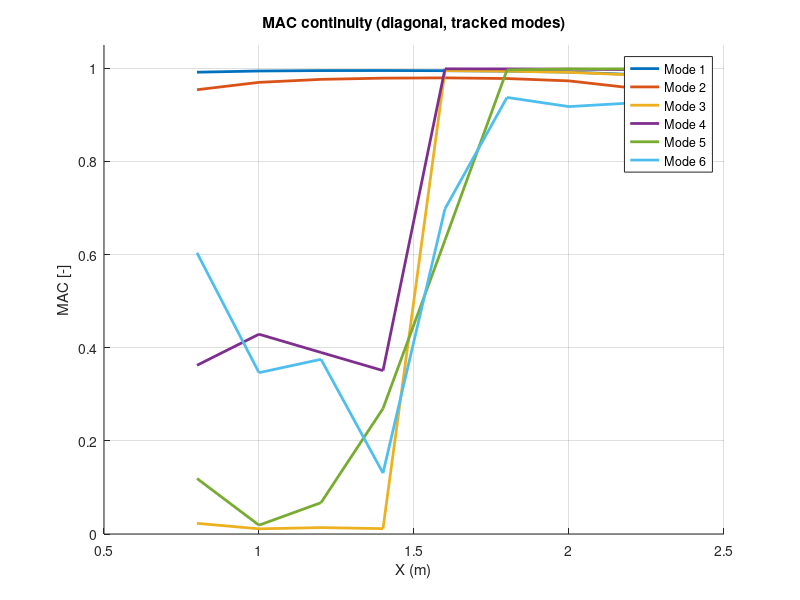
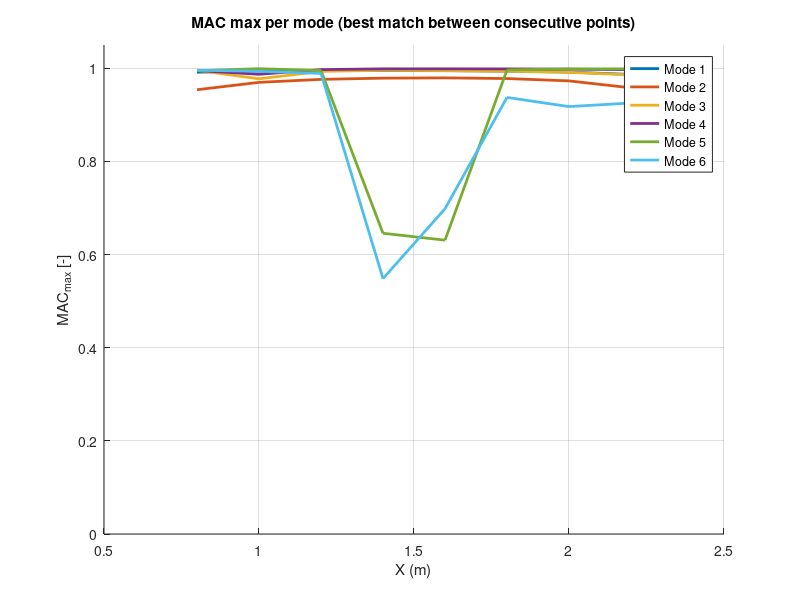
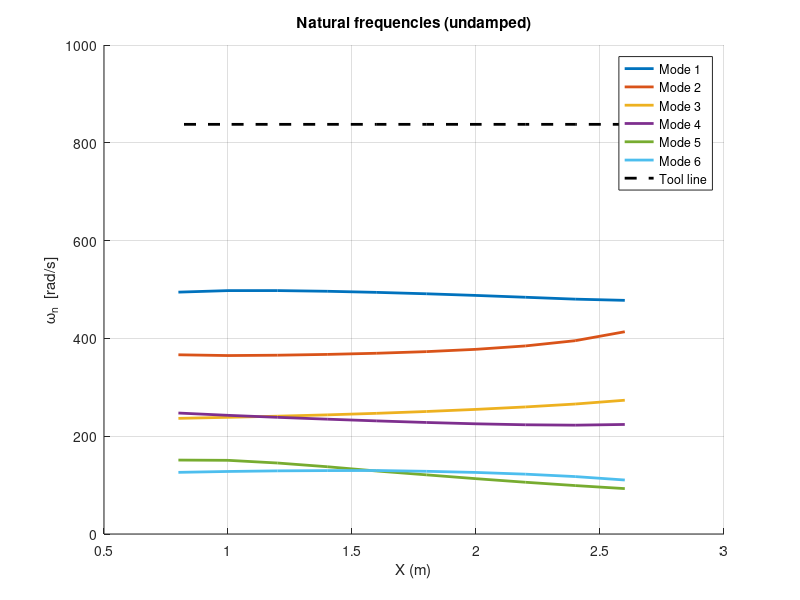
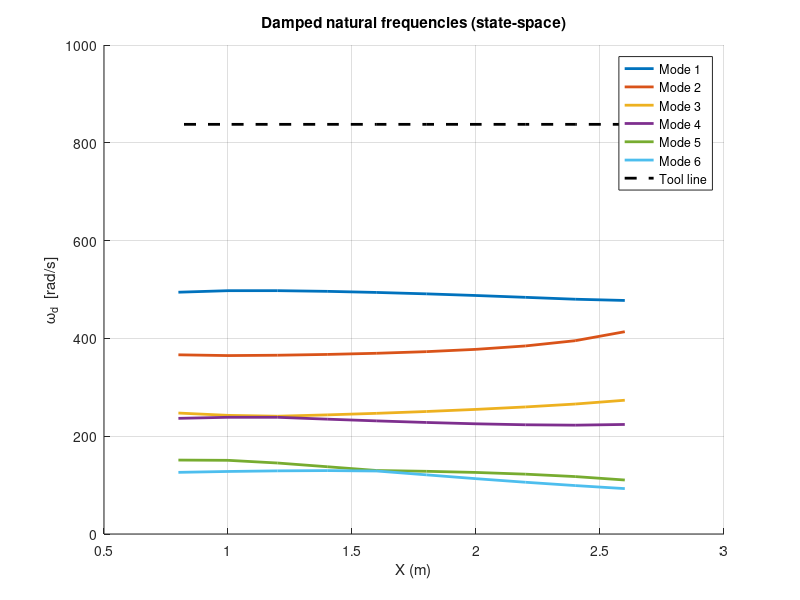

Write the MATLAB code that produced these figures, in order. (Note: this script raises an error after producing the figures.)
function RobotStifnessModel()

clear; clc;

%% =============================================================================
%% Trajectory (q1..q6)
%% =============================================================================
Angcord1 = [ ...
   -3.97   -9.32    36.81   -91.37   -92.63   332.47;
   -4.30  -21.87    62.29   -92.14   -92.51   319.54;
   -4.69  -30.27    79.89   -92.81   -92.39   310.33;
   -5.16  -36.97    94.43   -93.51   -92.23   302.47;
   -5.73  -42.59   107.24   -94.27   -92.02   295.27;
   -6.44  -47.36   118.92   -95.16   -91.72   288.36;
   -7.36  -51.30   129.77   -96.23   -91.27   281.45;
   -8.57  -54.23   139.98   -97.55   -90.56   274.22;
  -10.26  -55.70   149.59   -99.24   -89.37   266.16;
  -12.77  -54.53   158.52  -101.43   -87.17   256.30 ];

xpos = [ 2.6 2.4 2.2 2.0 1.8 1.6 1.4 1.2 1.0 0.8 ].';   % [m]

Angcord = deg2rad(Angcord1);
n = 6;

%% =============================================================================
%% ------------------ Parameters -----------------------------------------------
%% =============================================================================

RPM = 2000;                % [rev/min]
z_teeth = 4;               % [-] number of teeth
Toolw = RPM*(2*pi/60)*z_teeth;    % [rad/s] tooth passing frequency

a     = [0.33 1.15 0.115 0 0 0];             % [m]
d     = [0.645 0 0 1.22 0 0.24];             % [m]
alpha = [pi/2 0 -pi/2 pi/2 -pi/2 0];         % [rad]

lc    = [0.35 0.60 0.55 0.15 0.12 0.20];     % [m]
lc_y  = [0.00 0.00 0.00 0.00 0.00 0.00];     % [m]
lc_z  = [0.00 0.00 0.00 0.00 0.00 0.00];     % [m]

m     = [315 315 165 20 35 46];              % [kg]

Ixx = [ 12.0  18.0  10.5  0.40  0.80  1.10 ];  % [kg*m^2]
Iyy = [  9.0  14.0   8.0  0.30  0.60  0.90 ];  % [kg*m^2]
Izz = [  6.0   9.5   5.5  0.20  0.40  0.70 ];  % [kg*m^2]

Ixy = [ 0 0 0 0 0 0 ];  % [kg*m^2]
Ixz = [ 0 0 0 0 0 0 ];  % [kg*m^2]
Iyz = [ 0 0 0 0 0 0 ];  % [kg*m^2]

Ks = diag([20e6 20e6 20e6 50e4 50e4 20e4]);    % [N*m/rad]
Cs = diag([2e1  2e1  2e1  5e1  5e1  2e1 ]);     % [N*m*s/rad]
g  = 9.81;                                       % [m/s^2]

%% =========================================================================
%% Modal analysis
%% =========================================================================
N = size(Angcord,1);

wn   = zeros(N,n);   % [rad/s]
wd   = zeros(N,n);   % [rad/s]
zeta = zeros(N,n);   % [-]

Phi_all = cell(N,1);     % store tracked mode shapes
S_all   = cell(N-1,1);   % store MAC matrices between consecutive points
phi_prev = [];

% --- Numerical derivative step (for Kg) ---
epsK = 1e-5;

% --- Sanity check storage (for research plots / QA logs) ---
symErrD  = zeros(N,1);
minEigD  = zeros(N,1);
condD    = zeros(N,1);
Pgrav    = zeros(N,1);
Kg_sens  = zeros(N,1);  % simple sensitivity metric

for p = 1:N

    q0 = Angcord(p,:).';

    % --- Inertia matrix (numeric, exact) ---
    D = inertia_numeric(q0,a,d,alpha,lc,lc_y,lc_z,m,Ixx,Iyy,Izz,Ixy,Ixz,Iyz);

    % --- Gravity stiffness Kg (numeric linearization) ---
    Kg = zeros(n);
    for i=1:n  % Numeric derivative (central difference)
        dq = zeros(n,1);     % A column vector with zeros.
        dq(i)=epsK;          % we apply the perturbation just to the joint i
        Gp = gravity_numeric(q0+dq,a,d,alpha,lc,lc_y,lc_z,m,g);
        Gm = gravity_numeric(q0-dq,a,d,alpha,lc,lc_y,lc_z,m,g);
        Kg(:,i) = (Gp-Gm)/(2*epsK);
    end

    Kt = Ks + Kg;

    % --- Undamped modal problem (eig + mode tracking with MAC) ---
    [phi, W2] = eig(Kt, D);
    wn_tmp = sqrt(real(diag(W2)));   % n×1

    % Normalize modes (for MAC comparison)
    for k = 1:n
        phi(:,k) = phi(:,k) / norm(phi(:,k));
    end

    if p == 1
        perm = 1:n;
    else
        % MAC matrix (0..1) because columns are normalized:
        % MAC = |phi_prev' * phi|^2
        S = abs(phi_prev.' * phi).^2;
        perm = best_perm(S);
        S_all{p-1} = S;
    end

    % Reorder according to tracking permutation
    phi    = phi(:,perm);
    wn_tmp = wn_tmp(perm);

    % Store
    wn(p,:) = wn_tmp.';
    Phi_all{p} = phi;
    phi_prev = phi;

    % ============================
    % Damped state-space model
    % ============================
    Z = zeros(n);
    I = eye(n);

    A = [ Z         I ;
         -D\Kt    -D\Cs ];

    lam_all = eig(A);

    % Select one representative per mode:
    lam_c = lam_all(imag(lam_all) > 0);

    if numel(lam_c) >= n
        [~,idxc] = sort(abs(imag(lam_c)), 'descend');
        lam_sel = lam_c(idxc(1:n));
    else
        lam_r = lam_all(abs(imag(lam_all)) < 1e-12);
        [~,idxr] = sort(abs(real(lam_r)), 'ascend');
        lam_r = lam_r(idxr);
        need = min(n-numel(lam_c), numel(lam_r));
        lam_sel = [lam_c; lam_r(1:need)];
        if numel(lam_sel) < n
            lam_sel(end+1:n,1) = 0;
        end
    end

    lam_sel = lam_sel(:).';
    wd(p,:)   = abs(imag(lam_sel));  % [rad/s]
    zeta(p,:) = -real(lam_sel) ./ sqrt(real(lam_sel).^2 + imag(lam_sel).^2); % [-]

    %% =====================================================================
    %% Consistency / sanity checks (stored + optional warnings)
    %% =====================================================================
    symErrD(p) = norm(D - D.', 'fro') / max(1, norm(D,'fro'));
    Ds = (D + D.')/2;                 % symmetric part (for numerical safety)
    ev = eig(Ds);
    minEigD(p) = min(real(ev));
    condD(p) = cond(D);

    % Potential energy (gravity)
    Pgrav(p) = potential_energy_numeric(q0,a,d,alpha,lc,lc_y,lc_z,m,g);

    % Simple Kg sensitivity metric (compare epsK vs 10*epsK)
    Kg2 = zeros(n);
    eps2 = 10*epsK;
    for i=1:n
        dq = zeros(n,1);
        dq(i)=eps2;
        Gp = gravity_numeric(q0+dq,a,d,alpha,lc,lc_y,lc_z,m,g);
        Gm = gravity_numeric(q0-dq,a,d,alpha,lc,lc_y,lc_z,m,g);
        Kg2(:,i) = (Gp-Gm)/(2*eps2);
    end
    Kg_sens(p) = norm(Kg - Kg2,'fro') / max(1, norm(Kg2,'fro'));

    % Optional: warning prints only if something looks bad
    if symErrD(p) > 1e-8
        fprintf('WARN: D not symmetric enough at p=%d (symErr=%g)\n', p, symErrD(p));
    end
    if minEigD(p) <= 0
        fprintf('WARN: D not positive definite at p=%d (minEig=%g)\n', p, minEigD(p));
    end
    if condD(p) > 1e12
        fprintf('WARN: D ill-conditioned at p=%d (cond=%g)\n', p, condD(p));
    end
    if Kg_sens(p) > 0.05
        fprintf('WARN: Kg sensitive to eps at p=%d (sens=%g)\n', p, Kg_sens(p));
    end

end

%% =========================================================================
%% MAC plots
%% =========================================================================
MAC_diag = zeros(N-1,n);
MAC_max  = zeros(N-1,n);

for p = 2:N
    S = S_all{p-1};  % MAC matrix (0..1)
    for k = 1:n
        MAC_diag(p-1,k) = S(k,k);
        MAC_max(p-1,k)  = max(S(k,:));
    end
end

figure; hold on;
colors = lines(n);
for k = 1:n
    plot(xpos(2:end), MAC_diag(:,k), 'LineWidth', 2, 'Color', colors(k,:));
end
xlabel('X (m)');
ylabel('MAC [-]');
title('MAC continuity (diagonal, tracked modes)');
legend('Mode 1','Mode 2','Mode 3','Mode 4','Mode 5','Mode 6');
grid on; ylim([0 1.05]);

figure; hold on;
for k = 1:n
    plot(xpos(2:end), MAC_max(:,k), 'LineWidth', 2, 'Color', colors(k,:));
end
xlabel('X (m)');
ylabel('MAC_{max} [-]');
title('MAC max per mode (best match between consecutive points)');
legend('Mode 1','Mode 2','Mode 3','Mode 4','Mode 5','Mode 6');
grid on; ylim([0 1.05]);

%% =========================================================================
%% Plot wn (undamped)
%% =========================================================================
figure; hold on;
colors = lines(n);
for i=1:n
    plot(xpos, wn(:,i), 'LineWidth', 2, 'Color', colors(i,:));
end
plot(xpos, Toolw*ones(size(xpos)), 'k--', 'LineWidth', 2);
xlabel('X (m)');
ylabel('\omega_n  [rad/s]');
title('Natural frequencies (undamped)');
legend('Mode 1','Mode 2','Mode 3','Mode 4','Mode 5','Mode 6','Tool line');
grid on;

%% =========================================================================
%% Plot wd (damped)
%% =========================================================================
figure; hold on;
for i=1:n
    plot(xpos, wd(:,i), 'LineWidth', 2, 'Color', colors(i,:));
end
plot(xpos, Toolw*ones(size(xpos)), 'k--', 'LineWidth', 2);
xlabel('X (m)');
ylabel('\omega_d  [rad/s]');
title('Damped natural frequencies (state-space)');
legend('Mode 1','Mode 2','Mode 3','Mode 4','Mode 5','Mode 6','Tool line');
grid on;

%% =========================================================================
%% Plot damping ratios
%% =========================================================================
figure; hold on;
for i=1:n
    plot(xpos, zeta(:,i), 'LineWidth', 2, 'Color', colors(i,:));
end
xlabel('X (m)');
ylabel('\zeta [-]');
title('Modal damping ratio along trajectory');
legend('Mode 1','Mode 2','Mode 3','Mode 4','Mode 5','Mode 6');
grid on;

%% =========================================================================
%% Plot sanity checks (optional but recommended for research)
%% =========================================================================
figure; plot(xpos, symErrD, 'LineWidth', 2); grid on;
xlabel('X (m)'); ylabel('||D-D^T||/||D|| [-]');
title('D symmetry error along trajectory');

figure; plot(xpos, minEigD, 'LineWidth', 2); grid on;
xlabel('X (m)'); ylabel('min eig(Ds) [-]');
title('Minimum eigenvalue of symmetric part of D');

figure; semilogy(xpos, condD, 'LineWidth', 2); grid on;
xlabel('X (m)'); ylabel('cond(D) [-]');
title('Condition number of D');

figure; plot(xpos, Pgrav, 'LineWidth', 2); grid on;
xlabel('X (m)'); ylabel('Potential energy P [J]');
title('Gravity potential energy along trajectory');

figure; plot(xpos, Kg_sens, 'LineWidth', 2); grid on;
xlabel('X (m)'); ylabel('Kg sensitivity metric [-]');
title('Kg sensitivity to eps (compare eps and 10*eps)');

%% =========================================================================
%% Visualización de modos
%% =========================================================================
p_vis  = 5;     % postura
scale  = 0.6;   % exageración modal

plotModalShapes(Angcord, Phi_all, a, d, alpha, p_vis, scale)

end

%% =========================================================================
%% NUMERIC INERTIA MATRIX
%% =========================================================================
function D = inertia_numeric(q,a,d,alpha,lc,lc_y,lc_z,m,Ixx,Iyy,Izz,Ixy,Ixz,Iyz)

n = length(q);
T = eye(4); %identity matrix

O = cell(n+1,1); %cell or empty arrange for origin of reference systems
z = cell(n+1,1); %cell or empty arrange for z-axes
R = cell(n,1); %cell or empty arrange for rotation matrix

O{1} = [0;0;0]; % Origin of base reference frame
z{1} = [0;0;1]; % Z axes of the reference frame.

for i=1:n
    T = T * dh_num(a(i),alpha(i),d(i),q(i));
    R{i}   = T(1:3,1:3);
    O{i+1} = T(1:3,4);
    z{i+1} = R{i}*[0;0;1];
end

D = zeros(n);

for i=1:n
    rcm = [lc(i); lc_y(i); lc_z(i)];
    Ocm = O{i+1} + R{i}*rcm;

    Jv = zeros(3,n);
    Jw = zeros(3,n);

    for j=1:i
        Jv(:,j) = cross(z{j},Ocm-O{j});
        Jw(:,j) = z{j};
    end

    Ii = [ Ixx(i) -Ixy(i) -Ixz(i);
          -Ixy(i)  Iyy(i) -Iyz(i);
          -Ixz(i) -Iyz(i)  Izz(i) ];

    D = D + m(i)*(Jv'*Jv) + Jw'*R{i}*Ii*R{i}'*Jw;
end
end

%% =========================================================================
%% GRAVITY MATRIX
%% =========================================================================
function G = gravity_numeric(q,a,d,alpha,lc,lc_y,lc_z,m,g)

n = length(q);
G = zeros(n,1);

epsG = 1e-6; % We define the perturbation used to apply the mathematical formula of the derivative

for k = 1:n
    dqk = zeros(n,1); % A column vector with zeros.
    dqk(k) = epsG; % we apply the perturbation just to the joint k

    Pp = 0; % Potential energy with positive perturbation
    T  = eye(4); % Transformation Matrix storage.
    for i = 1:n
        T = T * dh_num(a(i),alpha(i),d(i),q(i) + dqk(i)); % Transformation matrix with perturbation in the joint k.
        R = T(1:3,1:3);
        O = T(1:3,4);
        rcm = [lc(i); lc_y(i); lc_z(i)]; % Center of mass coordinates for each link.
        Ocm = O + R*rcm;
        Pp = Pp + m(i)*g*Ocm(3); % Potential Energy with Influence on the joint k. (positive perturbation)
    end

    Pm = 0; % Potential energy with negative perturbation
    T  = eye(4); % Transformation Matrix storage.
    for i = 1:n
        T = T * dh_num(a(i),alpha(i),d(i),q(i) - dqk(i)); % Transformation matrix with perturbation in the joint k.
        R = T(1:3,1:3);
        O = T(1:3,4);
        rcm = [lc(i); lc_y(i); lc_z(i)]; % Center of mass coordinates for each link.
        Ocm = O + R*rcm;
        Pm = Pm + m(i)*g*Ocm(3); % Potential Energy with Influence on the joint k. (negative perturbation)
    end

    G(k) = (Pp - Pm) / (2*epsG); % Derivative of the potential energy for each joint. (Column vector)
end

end

%% =========================================================================
%% Potential energy (gravity)
%% =========================================================================
function P = potential_energy_numeric(q,a,d,alpha,lc,lc_y,lc_z,m,g)

n = length(q);
P = 0;
T = eye(4);

for i = 1:n
    T = T * dh_num(a(i),alpha(i),d(i),q(i));
    R = T(1:3,1:3);
    O = T(1:3,4);
    rcm = [lc(i); lc_y(i); lc_z(i)];
    Ocm = O + R*rcm;
    P = P + m(i)*g*Ocm(3);
end

end

%% =========================================================================
%% DH TRANSFORM
%% =========================================================================
function T = dh_num(a,alpha,d,theta)
T = [ ...
 cos(theta) -sin(theta)*cos(alpha)  sin(theta)*sin(alpha) a*cos(theta);
 sin(theta)  cos(theta)*cos(alpha) -cos(theta)*sin(alpha) a*sin(theta);
 0           sin(alpha)             cos(alpha)            d;
 0           0                      0                     1];
end

%% =========================================================================
%% Global assignment per step (permutation)
%% =========================================================================
function perm = best_perm(S)
n = size(S,1);
P = perms(1:n);              % 720 x 6
score = zeros(size(P,1),1);

for k = 1:size(P,1)
    p = P(k,:);
    score(k) = sum(diag(S(:,p)));
end

[~,idx] = max(score);
perm = P(idx,:);
end
